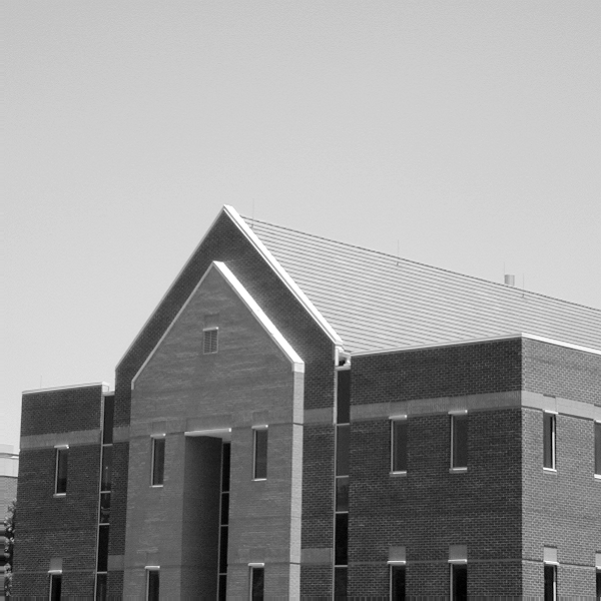
%> input picture m文件8/house.tif, 601 x 601 px
$ octave test.m   (GNU Octave 9; MATLAB toolbox functions it lacks are replaced by stand-ins)
%> lines starting %> are read from the running program, lines starting %| are printed output that depends on the picture; in (x1, y1, x2, y2) boxes, pixels count from 0 and x2, y2 are one past the last pixel; in counts of white or black regions, pixels touching at a corner belong together; the program's own positions count from 1
f=imread('house.tif');
%> f is the input picture: size 601x601 uint8; min 0, max 255, mean 152.8
gcanny=edge(f,'canny',[0.04 0.10],1.5);
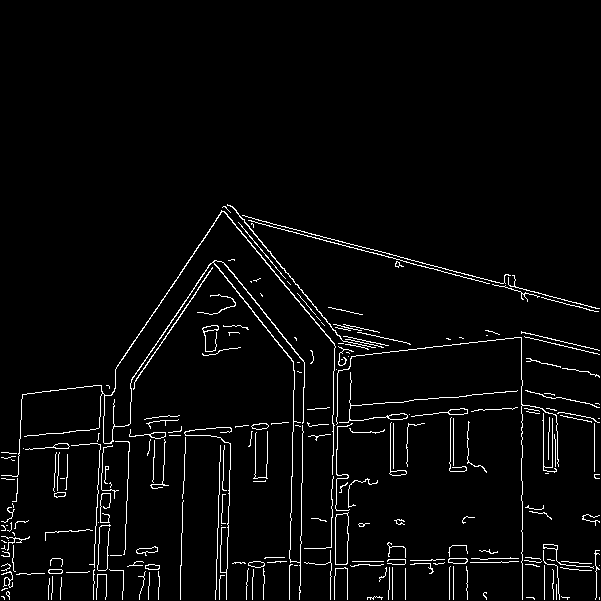
%> gcanny: size 601x601 logical; 3.3% white in thin lines or dots, all inside (x1, y1, x2, y2) = (1, 204, 600, 600)
[H,theta,rho]=hough(gcanny,'ThetaResolution',0.2);
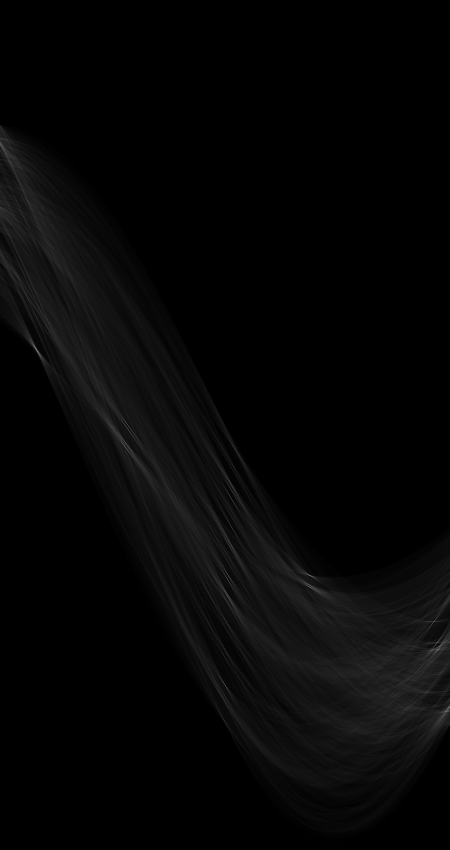
%> H: size 1699x900 double (shown at 1/2 size); min 0, max 302, mean 7; drawn with min black and max white
%> theta = 900 values from -90 to 89.8; rho = 1699 values from -849 to 849
peaks=houghpeaks(H,5);
%> peaks = [701 75; 1244 868; 1370 450; 1153 458; 1190 456]
lines=houghlines(gcanny,theta,rho,peaks);
%> lines = 11 lines; longest, point1 to point2 (x, y): (221, 213) to (596, 312), (536, 336) to (335, 359), (522, 332) to (523, 458), (523, 482) to (523, 600), (116, 384) to (27, 395), (332, 491) to (332, 548)
imshow(gcanny);
hold on
for k=1:length(lines)
    xy=[lines(k).point1;lines(k).point2];
    plot(xy(:,1),xy(:,2),'LineWidth',4,'Color',[0.8 0.8 0.8]);
end
%> this loop made 11 passes
%> xy on passes 1 to 11: [221 213; 596 312], [536 336; 335 359], [116 384; 27 395], [522 332; 523 458], [523 482; 523 600], [290 558; 290 598], [293 435; 293 475], [331 551; 331 600], [332 491; 332 548], [334 377; 334 433], [335 325; 335 371]
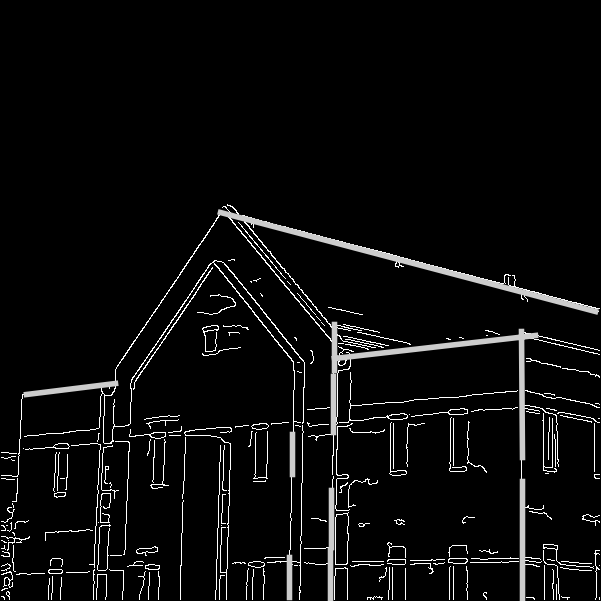
%> figure redrawn from the program's plot data
